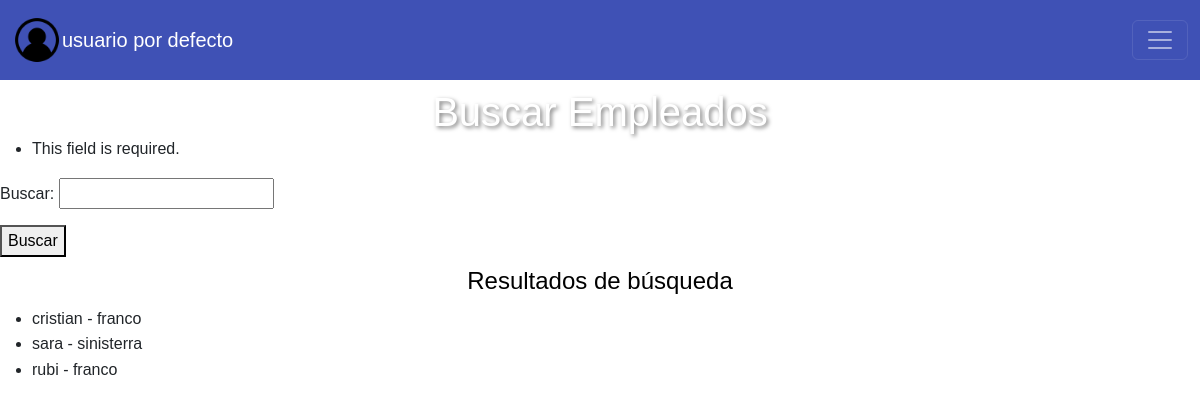
Before: /buscar_empleado/ with the older database file.
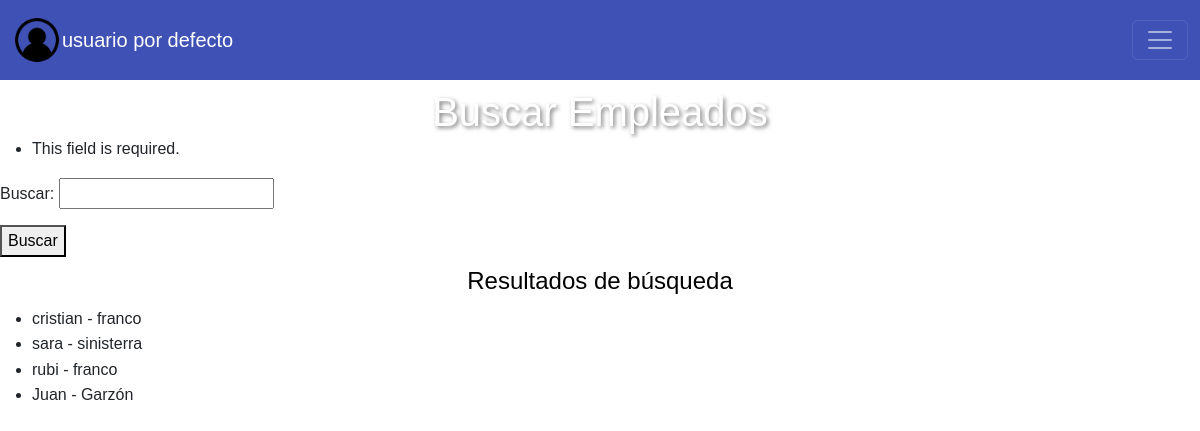
After: the same page with the newer database file.
### helados/models.py (models this page shows, shortened)
class Empleado (models.Model):
    nombre = models.CharField(max_length=200)
    apellido = models.CharField(max_length=200)
    documento = models.IntegerField (blank= False)
    telefono = models.IntegerField(blank= False, default=0)
    activo = models.BooleanField(default=True)

### helados/views.py (the view)
# urls.py: path('buscar_empleado/', views.BuscarEmpleado, name='buscar_empleado'),
def BuscarEmpleado(request):
    form = BusquedaForm(request.GET)
    print(form)
    empleados = Empleado.objects.all()  # Obtiene todos los empleados por defecto
    if form.is_valid():
        query = form.cleaned_data['query']
        if query:
            empleados = empleados.filter(nombre__icontains=query)
    return render(request, 'buscar_empleado.html', {'form': form, 'empleados': empleados})

### helados/forms.py
class BusquedaForm(forms.Form):
    query = forms.CharField(label='Buscar', max_length=100, required=True)

### helados/frontend/templates/buscar_empleado.html (shortened to what this page needs)
{% extends 'layouts/base.html' %}
{% block content %}
    <h1>Buscar Empleados</h1>
    {% if form %}
        <form method="get">
            {{ form.as_p }}
            <button type="submit">Buscar</button>
        </form>
    {% else %}
        <p>Formulario no disponible.</p>
    {% endif %}
    <h2>Resultados de búsqueda</h2>
    {% if empleados %}
        <ul>
            {% for empleado in empleados %}
                <li>{{ empleado.nombre }} - {{ empleado.apellido }}</li>
            {% endfor %}
        </ul>
    {% else %}
        <p>No se encontraron empleados.</p>
    {% endif %}
{% endblock %}

Changed rows visible on the page:
added Empleado: nombre "Juan", apellido "Garzón"
